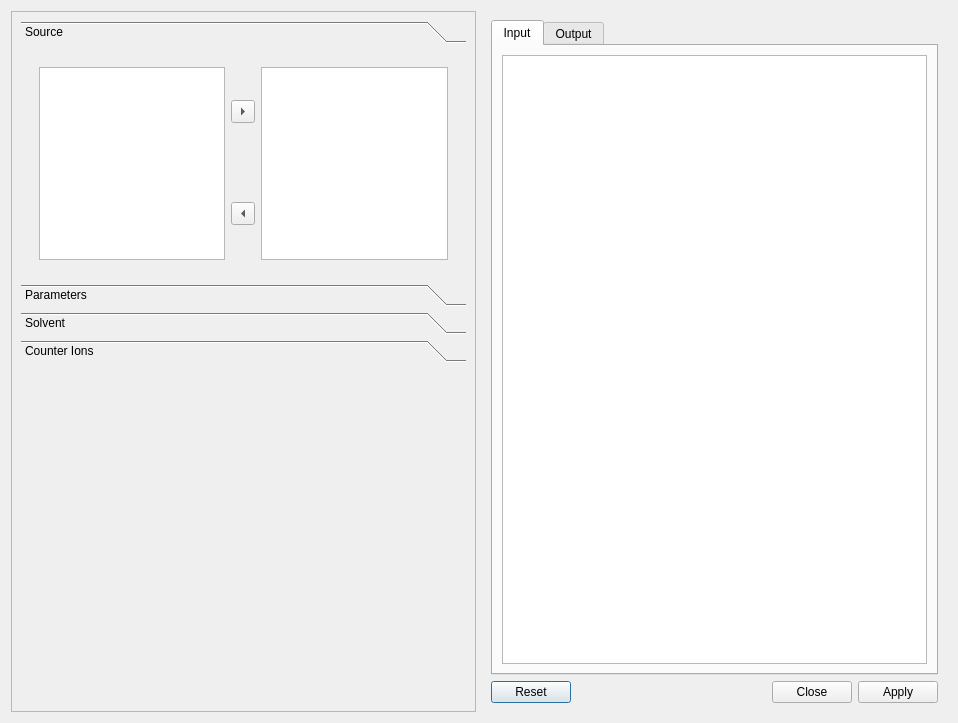
<?xml version="1.0" encoding="UTF-8"?>
<ui version="4.0">
 <class>SystemBuilderDialog</class>
 <widget class="QDialog" name="SystemBuilderDialog">
  <property name="geometry">
   <rect>
    <x>0</x>
    <y>0</y>
    <width>958</width>
    <height>723</height>
   </rect>
  </property>
  <property name="windowTitle">
   <string>Amber System Builder</string>
  </property>
  <property name="modal">
   <bool>false</bool>
  </property>
  <layout class="QHBoxLayout" name="horizontalLayout">
   <item>
    <widget class="QFrame" name="frame">
     <property name="frameShape">
      <enum>QFrame::StyledPanel</enum>
     </property>
     <property name="frameShadow">
      <enum>QFrame::Raised</enum>
     </property>
     <layout class="QVBoxLayout" name="verticalLayout_5">
      <item>
       <widget class="QToolBox" name="toolBox">
        <property name="currentIndex">
         <number>0</number>
        </property>
        <widget class="QWidget" name="sourcePage">
         <property name="geometry">
          <rect>
           <x>0</x>
           <y>0</y>
           <width>433</width>
           <height>240</height>
          </rect>
         </property>
         <attribute name="label">
          <string>Source</string>
         </attribute>
         <layout class="QVBoxLayout" name="verticalLayout_3">
          <item>
           <widget class="QWidget" name="widget_2" native="true">
            <property name="sizePolicy">
             <sizepolicy hsizetype="Ignored" vsizetype="Preferred">
              <horstretch>0</horstretch>
              <verstretch>0</verstretch>
             </sizepolicy>
            </property>
            <layout class="QHBoxLayout" name="horizontalLayout_2">
             <item>
              <widget class="QListWidget" name="sourceAvailList">
               <property name="sortingEnabled">
                <bool>true</bool>
               </property>
              </widget>
             </item>
             <item>
              <layout class="QVBoxLayout" name="sourceBottonLayout">
               <item>
                <widget class="QToolButton" name="sourceAddButton">
                 <property name="text">
                  <string/>
                 </property>
                 <property name="arrowType">
                  <enum>Qt::RightArrow</enum>
                 </property>
                </widget>
               </item>
               <item>
                <spacer name="verticalSpacer_2">
                 <property name="orientation">
                  <enum>Qt::Vertical</enum>
                 </property>
                 <property name="sizeType">
                  <enum>QSizePolicy::Maximum</enum>
                 </property>
                 <property name="sizeHint" stdset="0">
                  <size>
                   <width>20</width>
                   <height>40</height>
                  </size>
                 </property>
                </spacer>
               </item>
               <item>
                <widget class="QToolButton" name="sourceRemoveButton">
                 <property name="text">
                  <string>...</string>
                 </property>
                 <property name="arrowType">
                  <enum>Qt::LeftArrow</enum>
                 </property>
                </widget>
               </item>
              </layout>
             </item>
             <item>
              <widget class="QListWidget" name="sourceSelectedList"/>
             </item>
            </layout>
           </widget>
          </item>
         </layout>
        </widget>
        <widget class="QWidget" name="parametersPage">
         <property name="geometry">
          <rect>
           <x>0</x>
           <y>0</y>
           <width>433</width>
           <height>196</height>
          </rect>
         </property>
         <attribute name="label">
          <string>Parameters</string>
         </attribute>
         <layout class="QVBoxLayout" name="parametersLayout"/>
        </widget>
        <widget class="QWidget" name="solventPage">
         <property name="geometry">
          <rect>
           <x>0</x>
           <y>0</y>
           <width>433</width>
           <height>204</height>
          </rect>
         </property>
         <attribute name="label">
          <string>Solvent</string>
         </attribute>
         <layout class="QVBoxLayout" name="verticalLayout_10">
          <item>
           <layout class="QGridLayout" name="gridLayout_2">
            <item row="0" column="2">
             <spacer name="horizontalSpacer">
              <property name="orientation">
               <enum>Qt::Horizontal</enum>
              </property>
              <property name="sizeType">
               <enum>QSizePolicy::Preferred</enum>
              </property>
              <property name="sizeHint" stdset="0">
               <size>
                <width>40</width>
                <height>20</height>
               </size>
              </property>
             </spacer>
            </item>
            <item row="1" column="1">
             <widget class="QComboBox" name="comboBox_4">
              <item>
               <property name="text">
                <string>TIP3PBOX</string>
               </property>
              </item>
              <item>
               <property name="text">
                <string>TIP3PFBOX</string>
               </property>
              </item>
              <item>
               <property name="text">
                <string>TIP4PBOX</string>
               </property>
              </item>
              <item>
               <property name="text">
                <string>TIP4PEWBOX</string>
               </property>
              </item>
              <item>
               <property name="text">
                <string>TIP5PBOX</string>
               </property>
              </item>
              <item>
               <property name="text">
                <string>QSPCFWBOX</string>
               </property>
              </item>
              <item>
               <property name="text">
                <string>SPCBOX</string>
               </property>
              </item>
              <item>
               <property name="text">
                <string>SPCFWBOX</string>
               </property>
              </item>
              <item>
               <property name="text">
                <string>OPCBOX</string>
               </property>
              </item>
              <item>
               <property name="text">
                <string>OPC3BOX</string>
               </property>
              </item>
              <item>
               <property name="text">
                <string>OPC3POLBOX</string>
               </property>
              </item>
              <item>
               <property name="text">
                <string>POL3BOX</string>
               </property>
              </item>
             </widget>
            </item>
            <item row="1" column="0">
             <widget class="QLabel" name="label_5">
              <property name="text">
               <string>Solvent</string>
              </property>
             </widget>
            </item>
            <item row="2" column="0">
             <widget class="QLabel" name="label_6">
              <property name="text">
               <string>Distance</string>
              </property>
             </widget>
            </item>
            <item row="0" column="0">
             <widget class="QLabel" name="label_7">
              <property name="text">
               <string>Command</string>
              </property>
             </widget>
            </item>
            <item row="3" column="0">
             <widget class="QLabel" name="label_8">
              <property name="text">
               <string>Closeness</string>
              </property>
             </widget>
            </item>
            <item row="3" column="2">
             <widget class="QCheckBox" name="checkBox">
              <property name="text">
               <string>Isometric</string>
              </property>
             </widget>
            </item>
            <item row="2" column="1">
             <widget class="QDoubleSpinBox" name="doubleSpinBox_2">
              <property name="value">
               <double>10.000000000000000</double>
              </property>
             </widget>
            </item>
            <item row="3" column="1">
             <widget class="QDoubleSpinBox" name="doubleSpinBox">
              <property name="decimals">
               <number>2</number>
              </property>
              <property name="singleStep">
               <double>0.010000000000000</double>
              </property>
              <property name="value">
               <double>1.000000000000000</double>
              </property>
             </widget>
            </item>
            <item row="0" column="1">
             <widget class="QComboBox" name="comboBox">
              <property name="frame">
               <bool>true</bool>
              </property>
              <item>
               <property name="text">
                <string>solvateBox</string>
               </property>
              </item>
              <item>
               <property name="text">
                <string>solvateOct</string>
               </property>
              </item>
              <item>
               <property name="text">
                <string>setBox</string>
               </property>
              </item>
              <item>
               <property name="text">
                <string/>
               </property>
              </item>
             </widget>
            </item>
           </layout>
          </item>
          <item>
           <spacer name="verticalSpacer_5">
            <property name="orientation">
             <enum>Qt::Vertical</enum>
            </property>
            <property name="sizeHint" stdset="0">
             <size>
              <width>20</width>
              <height>40</height>
             </size>
            </property>
           </spacer>
          </item>
         </layout>
        </widget>
        <widget class="QWidget" name="ionsPage">
         <property name="geometry">
          <rect>
           <x>0</x>
           <y>0</y>
           <width>433</width>
           <height>196</height>
          </rect>
         </property>
         <attribute name="label">
          <string>Counter Ions</string>
         </attribute>
         <layout class="QVBoxLayout" name="verticalLayout_11">
          <item>
           <layout class="QGridLayout" name="gridLayout_3">
            <item row="0" column="1">
             <widget class="QComboBox" name="comboBox_6">
              <property name="frame">
               <bool>true</bool>
              </property>
              <item>
               <property name="text">
                <string/>
               </property>
              </item>
              <item>
               <property name="text">
                <string>addIons2</string>
               </property>
              </item>
              <item>
               <property name="text">
                <string>addIons</string>
               </property>
              </item>
              <item>
               <property name="text">
                <string>addIonsRand</string>
               </property>
              </item>
             </widget>
            </item>
            <item row="1" column="0">
             <widget class="QLabel" name="label_9">
              <property name="text">
               <string>Ion1</string>
              </property>
             </widget>
            </item>
            <item row="2" column="0">
             <widget class="QLabel" name="label_13">
              <property name="text">
               <string>Ion2</string>
              </property>
             </widget>
            </item>
            <item row="2" column="1">
             <widget class="QComboBox" name="comboBox_8"/>
            </item>
            <item row="0" column="0">
             <widget class="QLabel" name="label_12">
              <property name="text">
               <string>Command</string>
              </property>
             </widget>
            </item>
            <item row="1" column="2">
             <widget class="QSpinBox" name="spinBox"/>
            </item>
            <item row="2" column="2">
             <widget class="QSpinBox" name="spinBox_2"/>
            </item>
            <item row="1" column="1">
             <widget class="QComboBox" name="comboBox_5"/>
            </item>
           </layout>
          </item>
          <item>
           <spacer name="verticalSpacer_3">
            <property name="orientation">
             <enum>Qt::Vertical</enum>
            </property>
            <property name="sizeHint" stdset="0">
             <size>
              <width>20</width>
              <height>25</height>
             </size>
            </property>
           </spacer>
          </item>
         </layout>
        </widget>
       </widget>
      </item>
      <item>
       <spacer name="verticalSpacer">
        <property name="orientation">
         <enum>Qt::Vertical</enum>
        </property>
        <property name="sizeHint" stdset="0">
         <size>
          <width>20</width>
          <height>40</height>
         </size>
        </property>
       </spacer>
      </item>
     </layout>
    </widget>
   </item>
   <item>
    <widget class="QFrame" name="frame">
     <layout class="QVBoxLayout" name="verticalLayout">
      <item>
       <widget class="QTabWidget" name="tabWidget">
        <property name="currentIndex">
         <number>0</number>
        </property>
        <widget class="QWidget" name="tab_3">
         <attribute name="title">
          <string>Input</string>
         </attribute>
         <layout class="QVBoxLayout" name="verticalLayout_6">
          <item>
           <widget class="QPlainTextEdit" name="inputTextEdit">
            <property name="readOnly">
             <bool>true</bool>
            </property>
           </widget>
          </item>
         </layout>
        </widget>
        <widget class="QWidget" name="tab_4">
         <attribute name="title">
          <string>Output</string>
         </attribute>
         <layout class="QVBoxLayout" name="verticalLayout_7">
          <item>
           <widget class="QPlainTextEdit" name="outputTextEdit">
            <property name="readOnly">
             <bool>true</bool>
            </property>
           </widget>
          </item>
         </layout>
        </widget>
       </widget>
      </item>
      <item>
       <widget class="QDialogButtonBox" name="buttonBox">
        <property name="standardButtons">
         <set>QDialogButtonBox::Apply|QDialogButtonBox::Close|QDialogButtonBox::Reset</set>
        </property>
       </widget>
      </item>
     </layout>
    </widget>
   </item>
  </layout>
 </widget>
 <resources/>
 <connections>
  <connection>
   <sender>buttonBox</sender>
   <signal>rejected()</signal>
   <receiver>SystemBuilderDialog</receiver>
   <slot>reject()</slot>
   <hints>
    <hint type="sourcelabel">
     <x>716</x>
     <y>690</y>
    </hint>
    <hint type="destinationlabel">
     <x>478</x>
     <y>361</y>
    </hint>
   </hints>
  </connection>
 </connections>
</ui>
